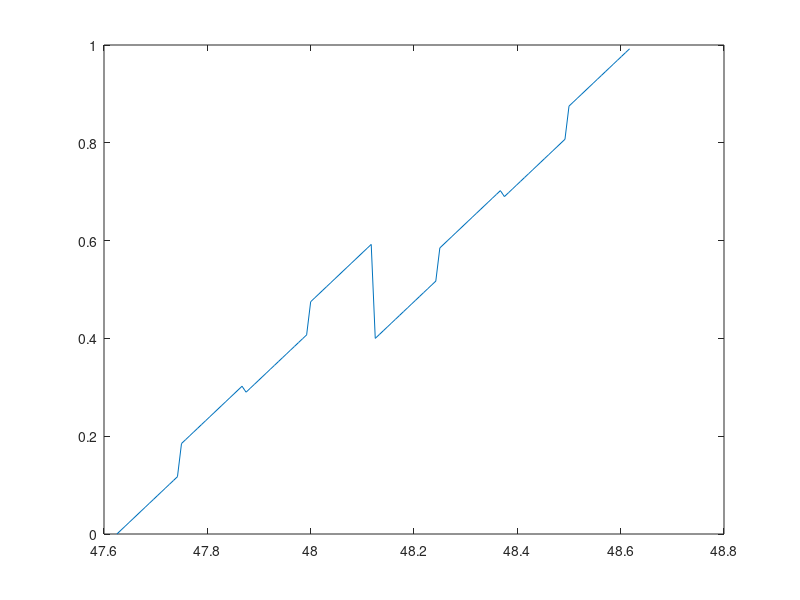

Recreate this plot in MATLAB.
clc;clear;close all;
% (ADC)对正弦信号采样量化为数字信号
N = 7;
n = 0:2^N-1;
fin = 10;
M = 37;
fs = 2^N/M*fin;
Ts = 1/fs;
t = -2^(N-1)*Ts:Ts:(2^(N-1)-1)*Ts;
x = tripuls(t,2^N*Ts,1);
% figure(1)
% plot(t,x)
LSB = 1/2^N;
x = round(x/LSB);%变为一个整数形式
% 将输入信号的十进制码变为二进制形式
a = zeros(2^N,N); %DAC的输入为N位数字码
code = zeros(2^N,1);
for i=1:2^N
b = dec2bin(x(i),N);
for j=1:N
code(i) = code(i)+2^(-j)*b(j);
a(i,j) = str2num(b(j));
end
end
% 模拟3+4bit的DAC(高三位任意，只要权重求和与原来相同即可;第四位为二进制加权)
dac_out = zeros(2^N,1);
dac_out = dac_out+0.4*a(:,1)+0.29*a(:,2)+0.185*a(:,3);
c = 0.125;
for i=4:N
c = c/2;
dac_out = dac_out + c*a(:,i);
end
%画出传输特性曲线
plot(code,dac_out);
% scatter(code,dac_out);
